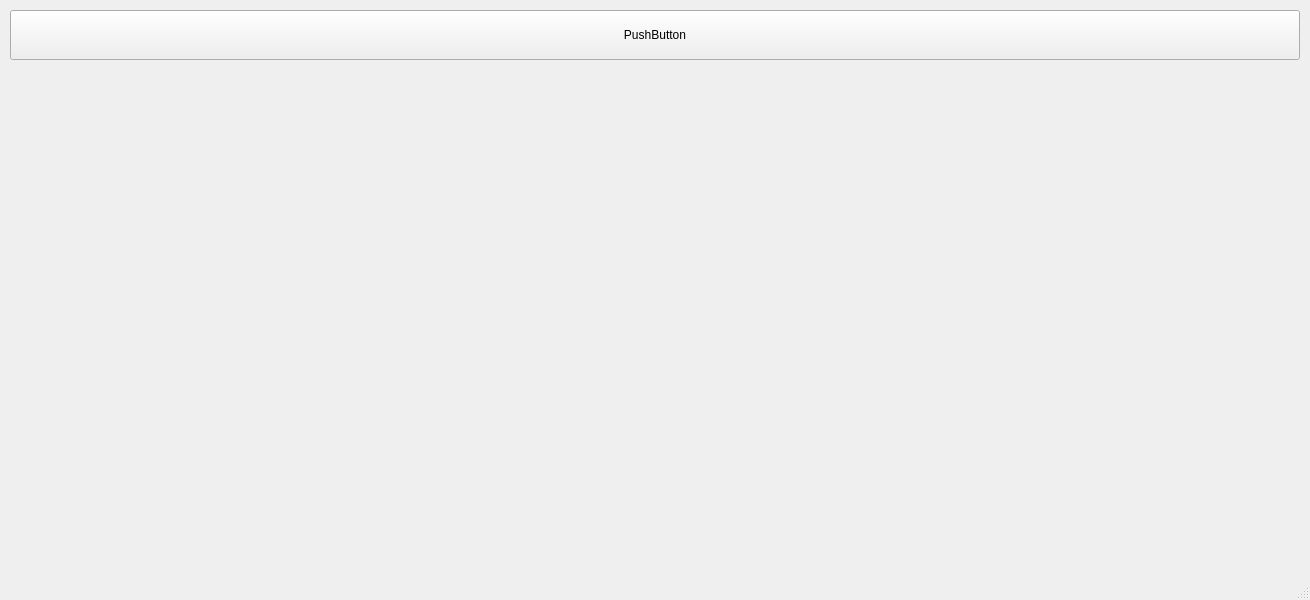
<?xml version="1.0" encoding="UTF-8"?>
<ui version="4.0">
 <class>MainWindow</class>
 <widget class="QMainWindow" name="MainWindow">
  <property name="geometry">
   <rect>
    <x>0</x>
    <y>0</y>
    <width>1310</width>
    <height>600</height>
   </rect>
  </property>
  <property name="minimumSize">
   <size>
    <width>1310</width>
    <height>600</height>
   </size>
  </property>
  <property name="maximumSize">
   <size>
    <width>1310</width>
    <height>600</height>
   </size>
  </property>
  <property name="windowTitle">
   <string>MainWindow</string>
  </property>
  <widget class="QWidget" name="centralwidget">
   <widget class="QLabel" name="lbl_src">
    <property name="geometry">
     <rect>
      <x>10</x>
      <y>70</y>
      <width>640</width>
      <height>480</height>
     </rect>
    </property>
    <property name="text">
     <string/>
    </property>
   </widget>
   <widget class="QLabel" name="lbl_dst">
    <property name="geometry">
     <rect>
      <x>660</x>
      <y>70</y>
      <width>640</width>
      <height>480</height>
     </rect>
    </property>
    <property name="text">
     <string/>
    </property>
   </widget>
   <widget class="QPushButton" name="btn_load">
    <property name="geometry">
     <rect>
      <x>10</x>
      <y>10</y>
      <width>1290</width>
      <height>50</height>
     </rect>
    </property>
    <property name="text">
     <string>PushButton</string>
    </property>
   </widget>
  </widget>
  <widget class="QMenuBar" name="menubar">
   <property name="geometry">
    <rect>
     <x>0</x>
     <y>0</y>
     <width>1310</width>
     <height>21</height>
    </rect>
   </property>
  </widget>
  <widget class="QStatusBar" name="statusbar"/>
 </widget>
 <resources/>
 <connections/>
</ui>
